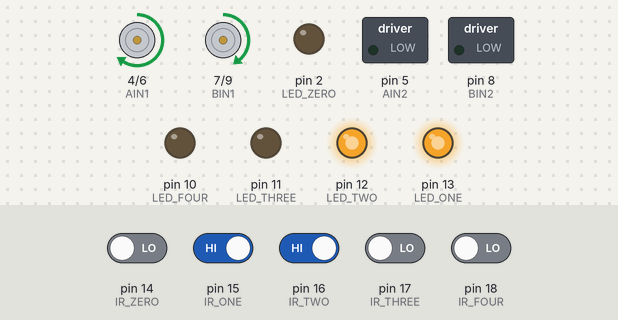
A sketch run on a simulated SparkFun Pro Micro, built with avr-gcc and run on an emulated ATmega32U4. Shown: direction and speed pins drawn as motors (green arrow = direction pin HIGH = forward, orange = LOW = backward, longer = more drive), switched loads named in the sketch (green lamp = pin HIGH), output pins drawn as LEDs (lit = HIGH). Inputs (shaded band) come from the test bench; at power-on: pin 15 (IR_ONE), pin 16 (IR_TWO) HIGH, pin 14 (IR_ZERO), pin 17 (IR_THREE), pin 18 (IR_FOUR) LOW. What the sketch prints to the serial monitor is not drawn.

Above: at 4.2 s.
4.3 s: pin 16 (IR_TWO) driven LOW
At 5.4 s:
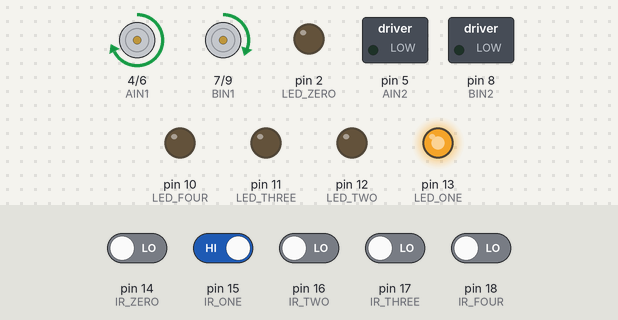
5.8 s: pin 14 (IR_ZERO) driven HIGH
At 7.0 s:
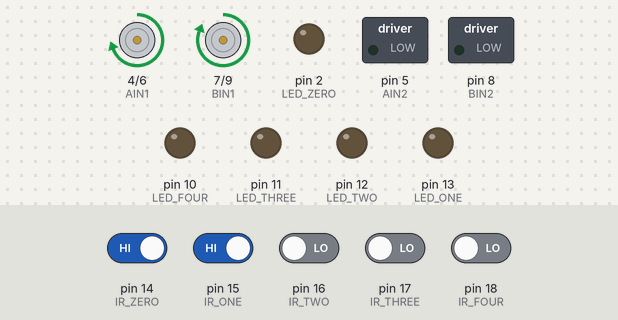
7.3 s: pin 15 (IR_ONE) driven LOW
At 8.1 s:
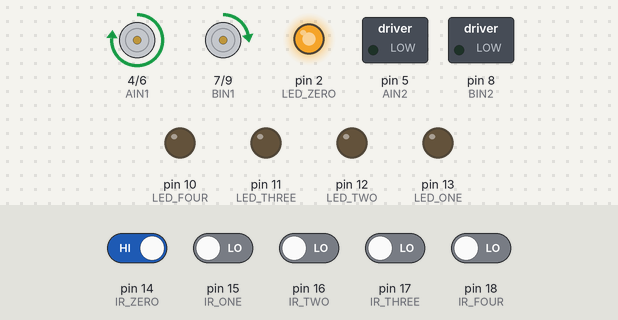
8.8 s: pin 18 (IR_FOUR) driven HIGH
At 10.0 s:
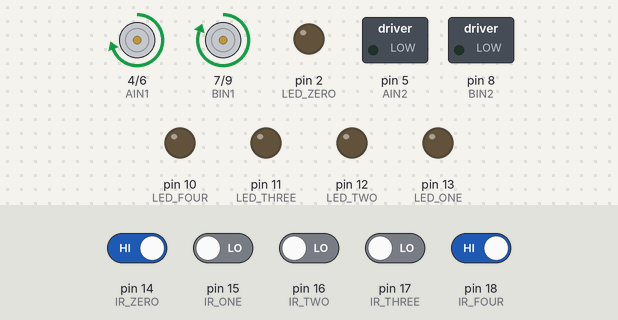
10.3 s: pin 14 (IR_ZERO) driven LOW
At 11.5 s:
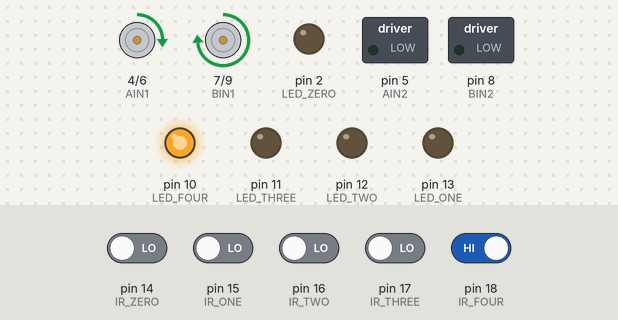
11.8 s: pin 17 (IR_THREE) driven HIGH
At 12.3 s:
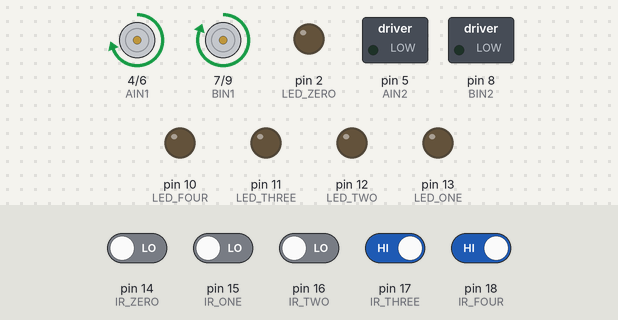
Timing chart, 0 to 14.3 s (numbered marks = the images above; inputs shaded):
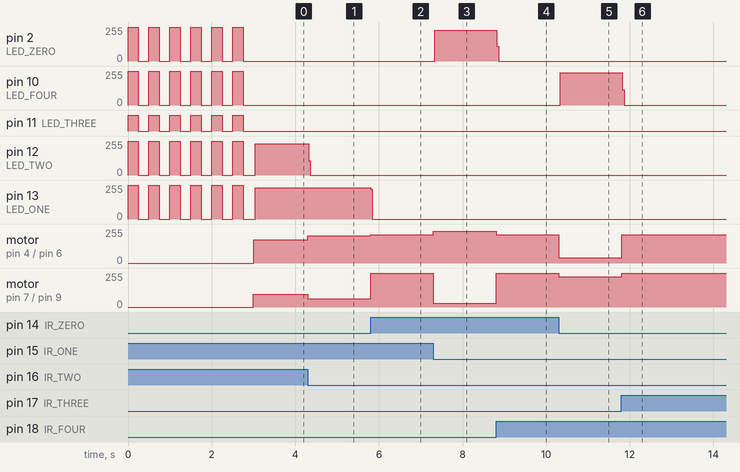

Measured:
- after the input at 4.3 s, pin 12 (LED_TWO): 234/255 → 0/255 at once; motor on pin 4 (AIN1) / pin 6 (PWMA): forward 173/255 → forward 206/255 at once; motor on pin 7 (BIN1) / pin 9 (PWMB): forward 96/255 → forward 63/255 at once
- after the input at 5.8 s, pin 13 (LED_ONE): 234/255 → 0/255 at once; motor on pin 4 (AIN1) / pin 6 (PWMA): forward 206/255 → forward 212/255 at once; motor on pin 7 (BIN1) / pin 9 (PWMB): forward 63/255 → forward 255/255 at once
- after the input at 7.3 s, pin 2 (LED_ZERO): 0/255 → 232/255 at once; motor on pin 4 (AIN1) / pin 6 (PWMA): forward 212/255 → forward 239/255 at once; motor on pin 7 (BIN1) / pin 9 (PWMB): forward 255/255 → forward 30/255 at once
- after the input at 8.8 s, pin 2 (LED_ZERO): 232/255 → 0/255 at once; motor on pin 4 (AIN1) / pin 6 (PWMA): forward 239/255 → forward 212/255 at once; motor on pin 7 (BIN1) / pin 9 (PWMB): forward 30/255 → forward 255/255 at once
- after the input at 10.3 s, pin 10 (LED_FOUR): 0/255 → 242/255 at once; motor on pin 4 (AIN1) / pin 6 (PWMA): forward 212/255 → forward 41/255 at once; motor on pin 7 (BIN1) / pin 9 (PWMB): forward 255/255 → forward 228/255 at once
- after the input at 11.8 s, pin 10 (LED_FOUR): 242/255 → 0/255 at once; motor on pin 4 (AIN1) / pin 6 (PWMA): forward 41/255 → forward 212/255 at once; motor on pin 7 (BIN1) / pin 9 (PWMB): forward 228/255 → forward 255/255 at once
- by itself, pin 12 (LED_TWO), pin 13 (LED_ONE): repeats every 0.50 s: 255/255 0.25 s, 0/255 0.25 s, until it stays 234/255 from 3.0 s

The sketch:

pidLineFollower.ino
```cpp
//////////////////////////////////////////////////////////
//  Name      : EE444 Lab 06
//  Author    : Cuong Kieu
//  Date      : December 13 2018
//  Version   : 1.0
//////////////////////////////////////////////////////////


// include libraries
#include "maze.h"
// QRE1113 Reflective Object Sensor Input to Pro Micro
#define IR_ZERO 14  // (A0)
#define IR_ONE 15  // (A1)
#define IR_TWO 16  // (A2)
#define IR_THREE 17  // (A3)
#define IR_FOUR 18  // (A4)
// LED Inputs to Pro Micro
#define LED_ZERO 2  //
#define LED_ONE 13  //
#define LED_TWO 12 //
#define LED_THREE 11 //
#define LED_FOUR 10 //
// HC-020K Double Speed Encoder
#define ENCODER_LEFT A5
// Pro Micro output to TB6612FNG Motor Driver
#define AIN1 4  // Right Motor
#define AIN2 5  //
#define PWMA 6  //
#define BIN1 7  // Left Motor
#define BIN2 8  //
#define PWMB 9  //
#define STBY 3  //

// TB6612FNG OUTPUT TO MOTOR
//-----------------------------------
// A01 -- Blue Wire of Right Motor
// A02 -- Yellow Wire of Right Motor
// B01 -- Orange Wire of Left Motor
// B02 -- Green Wire of Left Motor
//-----------------------------------

// Variables for encoder
int counter = 0;
const int rightClick = 17;
const int leftClick = 14;
const int turnAroundClick = 34;
// Initial motor speeds
const uint8_t leftInitSpeed = 129;
const uint8_t rightInitSpeed = 140;
// Variables to keep track of intersection
int numIntersection = 0;
bool intersection = 0;
// Variables for PID Control
int previousError = 0;
int PIDvalue = 0;
int error = 0;
int P = 0;
int I = 0;
int D = 0;
// Gain constants
int Kp = 33;  // proportional
int Ki = 0;  // integral
int Kd = 0;  // derivate

///////////////////////////////////////////////////// setup() /////////////////////////////////////////////////////////////
void setup()
{// Put code here to run once:
  Serial.begin (9600);  // for serial communication
  init3Dot();  // initialize all input/output pins
  motorsOn();  // sets STBY to HIGH for both motors
  blinkLed(5);
  };

///////////////////////////////////////////////////// loop() /////////////////////////////////////////////////////////////
void loop()
{ // put your main code here, to run repeatedly:
  followLine();
  //displayIrData();
  //forward();

}; // end loop
```

functions.ino
```cpp
///////////////////////////////////////////////////// INITIALIZATION /////////////////////////////////////////////////////////////
void init3Dot()
{ // Initialize 3Dot Pins
  // IR Sensor Pins
  pinMode(IR_ZERO,INPUT);
  pinMode(IR_ONE,INPUT);   //PD0
  pinMode(IR_TWO,INPUT);   //PD1
  pinMode(IR_THREE,INPUT);    //PF4
  pinMode(IR_FOUR,INPUT);    //PF5
  // LED Pins
  pinMode(LED_ZERO,OUTPUT);
  pinMode(LED_ONE,OUTPUT);
  pinMode(LED_TWO,OUTPUT);
  pinMode(LED_THREE,OUTPUT);
  pinMode(LED_FOUR,OUTPUT);
  // Encoder Pins
  pinMode(ENCODER_LEFT,INPUT);
  //Motor Driver Pins
  pinMode(AIN1,OUTPUT);   //PB5
  pinMode(AIN2,OUTPUT);  //PB6
  pinMode(PWMA,OUTPUT);   //PC6
  pinMode(BIN1,OUTPUT);   //PD4
  pinMode(BIN2,OUTPUT);   //PD7
  pinMode(PWMB,OUTPUT);   //PD6
};

///////////////////////////////////////////////////// IR SENSORS  /////////////////////////////////////////////////////////////
int * readSensor()
{ static int data[5];
  //Read in Data
  data[0] = digitalRead(IR_ZERO);
  data[1] = digitalRead(IR_ONE);
  data[2] = digitalRead(IR_TWO);
  data[3] = digitalRead(IR_THREE);
  data[4] = digitalRead(IR_FOUR);
  return data;};


void displayIrData()
{ // displays analogRead values of all 4 IR sensors via Serial Monitor
  // Read in Input from Sensors
  int * LFSensor = readSensor();
  // Display on Serial Monitor
  for(int i = 0;  i<5; i ++)
  { Serial.print("\t");
    Serial.print("Sensor ");
    Serial.print(i);
    Serial.print(": ");
    Serial.print(LFSensor[i]);
    if (i ==4)
    {Serial.print("\n"); delay(10);}
  }
}; // end displayIrData()

///////////////////////////////////////////////////// MOTOR SHAFT ENCODER  /////////////////////////////////////////////////////////////
bool readEncoderUntil (int clicks)
{  // reads encoder until a certain amount of clicks
   // for the wooden cutout 40 clicks = one full revolution
  bool sensorVal = digitalRead(ENCODER_LEFT);
  bool noChange = true;
  while (noChange)
  { bool tempVal = digitalRead(ENCODER_LEFT);
    if (tempVal != sensorVal)
    { counter +=1;
      noChange = false;
    }
  }
  //Serial.println(counter);
  if (counter == clicks)
  { counter = 0;
  return true;
  }
  else {return false;};
};


///////////////////////////////////////////////////// LEDs  /////////////////////////////////////////////////////////////
//turns on a particular led
void turnOnLed(int ledNumber)
{ switch (ledNumber)
  { case 0:
      digitalWrite(LED_ZERO,HIGH);
      break;
    case 1:
      digitalWrite(LED_ONE,HIGH);
      break;
    case 2:
      digitalWrite(LED_TWO,HIGH);
      break;
    case 3:
      digitalWrite(LED_THREE,HIGH);
      break;
    case 4:
      digitalWrite(LED_FOUR,HIGH);
      break;
    default:
      // if nothing else matches, do the default
      // default is optional
      break;
  }
};

// turns off a particular led
void turnOffLed(int ledNumber)
{ switch (ledNumber)
    {
    case 0:
      digitalWrite(LED_ZERO,LOW);
      break;
    case 1:
      digitalWrite(LED_ONE,LOW);
      break;
    case 2:
      digitalWrite(LED_TWO,LOW);
      break;
    case 3:
      digitalWrite(LED_THREE,LOW);
      break;
    case 4:
      digitalWrite(LED_FOUR,LOW);
      break;
    default:
      // if nothing else matches, do the default
      // default is optional
      break;
    }
}; // end turnOffLed();

// Blinks outer red leds indefinitely
void ledError()
{ while (true)
  { digitalWrite(LED_ZERO,HIGH);
    digitalWrite(LED_FOUR,HIGH);
    delay(100);
    digitalWrite(LED_ZERO,LOW);
    digitalWrite(LED_FOUR,LOW);
    delay(100);
  }
} // end ledError();

// turns on leds in order then turns off leds in order
void countDown(int myDelay)
{ for (int i = 0; i <= 4; i ++)
  { turnOnLed(i);
    delay(myDelay);
  }
  for (int i = 0; i <= 4; i ++)
  { turnOffLed(i);
    delay(myDelay);
  }
};

// Turns off all leds
void ledOff()
{ for (int i = 0; i <= 4; i ++) turnOffLed(i); }

//turns on all leds
void ledOn()
{ for (int i = 0; i <= 4; i ++) turnOnLed(i);  }

// blinks all leds n times
void blinkLed(int n)
{ for (int i = 0; i <= n; i ++)
  { ledOn(); delay(250);
    ledOff(); delay(250);
  }
}

///////////////////////////////////////////////////// MOTOR CONTROL  /////////////////////////////////////////////////////////////
// turns on motors
void motorsOn()
{
  digitalWrite(STBY,HIGH);
}

// turns off motors
void motorsOff()
{
  digitalWrite(STBY,LOW);
};

// Sets the right motor speed and direction
void setRightMotor(bool dir, int motorSpeed)
{ // setting speed
  motorsOn();
  analogWrite(PWMA,motorSpeed);  // x between 0-255

  // sets direction as forward
  if (dir == 1)
  {// left dir set to forward
    digitalWrite(AIN1,HIGH);
    digitalWrite(AIN2,LOW);
  }

  // sets direction to reverse
  else if (dir == 0)
  {
    digitalWrite(AIN1,LOW);
    digitalWrite(AIN2,HIGH);
  }
  else
  ledError();
};

// Sets the left motor speed and direction
void setLeftMotor(bool dir, int motorSpeed)
{// Sets the speed of the
  motorsOn();
  analogWrite(PWMB,motorSpeed);  // x between 0-255
  // sets direction as forward for left motor
  if (dir == 1)
  {// sets direction as forward for right motor
    digitalWrite(BIN1,HIGH);
    digitalWrite(BIN2,LOW);
  }
  else if (dir == 0)
  {// sets direction as forwoard for right motor
    digitalWrite(BIN1,LOW);
    digitalWrite(BIN2,HIGH);
  }
  else
  ledError();
};

// moving forward
void forward()
{
  motorsOn();
  setRightMotor(1,rightInitSpeed);
  setLeftMotor(1,leftInitSpeed);
};

// stops motor
void brake()
{
  motorsOff();
};

// moves up a little
void stepUp()
{
  motorsOn();
  setRightMotor(1,rightInitSpeed);
  setLeftMotor(1,leftInitSpeed);
  delay(350);
  motorsOff();
};

// Turn left using Encoder
void turnLeft()
{
  setRightMotor(1,rightInitSpeed-10);
  setLeftMotor(0,leftInitSpeed-10);
  motorsOn();
  while (true){
  bool clicksTrue = readEncoderUntil(leftClick);
  if (clicksTrue)
  {brake();
  break;}
  };
}

//Turn right using Encoder
void turnRight()
{
  setRightMotor(0,rightInitSpeed-10);
  setLeftMotor(1,leftInitSpeed-10);
  motorsOn();
  while (true){
  bool clicksTrue = readEncoderUntil(rightClick);
  if (clicksTrue)
  {brake();
  break;}
  };
}

// turns around in CW direction
void turnAround()
{
  setRightMotor(0,rightInitSpeed-10);
  setLeftMotor(1,leftInitSpeed-10);
  motorsOn();
  while (true){
  bool clicksTrue = readEncoderUntil(turnAroundClick);
  if (clicksTrue)
  {brake();
  break;}
  };
}

///////////////////////////////////////////////////// PID  /////////////////////////////////////////////////////////////
//return error
int returnError(int LFSensor[5] )
{ int err;
    //Only far right sensor is on black
  if((LFSensor[0]== 0 )&&(LFSensor[1]== 0 )&&(LFSensor[2]== 0 )&&(LFSensor[3]== 0 )&&(LFSensor[4]== 1 ))
  { err = -3;
    //turn on equivalent led
    turnOnLed(4);}

  //Only inner right sensor is on black
  else if((LFSensor[0]== 0 )&&(LFSensor[1]== 0 )&&(LFSensor[2]== 0 )&&(LFSensor[3]== 1 )&&(LFSensor[4]== 0 ))
  { err = -2;
    turnOnLed(3);}

  // Middle and inner right sensor is on black
  else if((LFSensor[0]== 0 )&&(LFSensor[1]== 0 )&&(LFSensor[2]== 1 )&&(LFSensor[3]== 1 )&&(LFSensor[4]== 0 ))
  { err = -1;
    turnOnLed(2);
    turnOnLed(3);}

  //Only middle sensor is on black
  else if((LFSensor[0]== 0 )&&(LFSensor[1]== 0 )&&(LFSensor[2]== 1 )&&(LFSensor[3]== 0 )&&(LFSensor[4]== 0 ))
  { err = 0;
    turnOnLed(2);}

  // Middle and inner left sensor is on black
  else if((LFSensor[0]== 0 )&&(LFSensor[1]== 1 )&&(LFSensor[2]== 1 )&&(LFSensor[3]== 0 )&&(LFSensor[4]== 0 ))
  { err = 1;
    turnOnLed(1);
    turnOnLed(2);}

  // Inner left sensor is on black
  else if((LFSensor[0]== 0 )&&(LFSensor[1]== 1 )&&(LFSensor[2]== 0 )&&(LFSensor[3]== 0 )&&(LFSensor[4]== 0 ))
  { err = 2;
    turnOnLed(1);}

  // Only outer left is on black
  else if((LFSensor[0]== 1 )&&(LFSensor[1]== 0 )&&(LFSensor[2]== 0 )&&(LFSensor[3]== 0 )&&(LFSensor[4]== 0 ))
  { err = 3;
    turnOnLed(0);}

  // INTERSECTION (All sensors are on black)
  else if((LFSensor[0]== 1 )&&(LFSensor[1]== 1 )&&(LFSensor[2]== 1 )&&(LFSensor[3]== 1 )&&(LFSensor[4]== 1 ))
  { intersection = true;
    err = 0;
    turnOnLed(4);
    turnOnLed(0);}
  // Return error
  return err;}

//calculates and returns PID error
int calcPID(int error, int previousError)
{
  P = error;
  I= I + error;
  D = error-previousError;
  int pid = (Kp*P) + (Ki*I) + (Kd*D);
  return pid;
};

// set motor speed based on PID error
void setLeftRightSpeed(int PIDval)
{ int rightSpeed = rightInitSpeed + PIDval;
  int leftSpeed = leftInitSpeed - PIDvalue;
//  Serial.print("rightSpeed: ") ;
//  Serial.print(rightSpeed);
//  Serial.print("\n");
//  Serial.print("leftSpeed: ") ;
//  Serial.print(leftSpeed);
//  Serial.print("\n");
  setLeftMotor(1,leftSpeed);
  setRightMotor(1,rightSpeed); };

// increments intersection after intersection is detected
void countIntersection()
{ while (intersection)
  { forward();  // Should you delete this line of code?
    if (!(digitalRead(IR_ZERO) && digitalRead(IR_FOUR)))
    { numIntersection+=1;  // put in return error code?
      break;
    }
  }
}

// follows straight line
void followLine()
{ //Read Sensor
  int * LFSensor = readSensor();
  //Error for PID
  error = returnError(LFSensor);
  // PID Calculation
  PIDvalue = calcPID(error, previousError);
  previousError = error;
  // Set motor speeds based on error
  Serial.print("PIDValue: ");
  Serial.print(PIDvalue);
  Serial.print("\n");
  setLeftRightSpeed(PIDvalue);
  // Turn off all leds
  ledOff();
};//end followLine()
```

navigateMaze.ino
```cpp
//
//static MyRobot robot{0x03,0x00,0x00,0x00,0x13,0x00};
//  int * LFSensor = readSensor();
//
//  //Error for PID
//  error = returnError(LFSensor);
//
//  // Intersection
//  if (intersection)
//  {
//    // updates numIntersection
//    countIntersection();
//    // updates turn
//    robot.turn = pgm_read_byte_near(turn_map + numIntersection);
//    //updates dir
//    robot.dir = turnInMaze(robot.dir, robot.turn);
//    // physical turning
//    switch (robot.turn)
//    {
//    case 0x00:
//      forward();
//      break;
//    case 0x01:
//      // statements
//      stepUp();
//      turnRight();
//      break;
//    case 0x02:
//      // statements
//      stepUp();
//      turnLeft();
//      break;
//    case 0x03:
//      // statements
//      turnAround();
//      break;
//    } //end switch
//    // updates new coordinates
//    robot.maze =  stepInMaze (robot.dir, robot.maze);
//    // updates room
//    robot.room = roomInMaze(robot.maze);
//    // no more intersection
//    intersection = false;
//  } // end if
//
// // PID Calculation
// PIDvalue = calcPID(error, previousError);
// previousError = error;
// // Set motor speeds based on error
// setLeftRightSpeed(PIDvalue);
// // Turn off all leds
// ledOff();
```

virtual_instr.ino
```cpp
uint8_t turnInMaze(uint8_t dir, uint8_t turn)
{
  uint8_t index = (turn << 2) + dir;
  uint8_t curr_dir = pgm_read_byte_near(turn_table + index);
  return curr_dir;
}  //end turnInMaze


// Compass  S    E    W    N
// dir     00   01   10   11
Coord stepInMaze (uint8_t dir, Coord stepp)
{//updates new row and column
  switch (dir) {
    case 0x00: // south
      // increment row by 1
      stepp.row += 1;
      break;

    case 0x01:  // east
        // increment column
        stepp.col += 1;
      break;

    case 0x02:  // west
      //do something when var equals 1
      stepp.col -= 1;
      break;

    case 0x03:  // north
      //do something when var equals 2
      stepp.row -= 1;
      break;
    default:
      // if nothing else matches, do the default
      // default is optional
      break;
  }
  return stepp; //returns Coord Ojbect
}


uint8_t roomInMaze(Coord stepp)
{
  //returns room value in theMaze[] based on colunm robot.maze (Coord object)
  uint16_t index = 21*(stepp.row) + (stepp.col);
  uint8_t roomValue = pgm_read_byte_near(theMaze + index);
  return roomValue;
}
```

whichWay.ino
```cpp
//hitWall – checks if the path in front of the robot is clear
boolean hitWall(uint8_t dir, uint8_t room)
{
  switch(dir){ // a numerical variable of positive values
  case 0x00:  // south
    return (room & 0x11)& 0x08; //comparing room to 1000
    break;
  case 0x01: // east
    // Do something here…
    return (room & 0x11)& 0x02;  //comparing room to 0010
    break;
  case 0x02:  // west
    // Do something here…
    return (room & 0x11)& 0x04;  //comparing room to 0100
    break;
  case 0x03:  // north
    // Do something here…
    return (room & 0x11)& 0x01;  //comparing room to 0001
    break;
  // Add more cases as necessary
  default: // Catches all non-defined cases
    // All cases must be defined, or default case included
    // to avoid error)
    break;
    }
};  // end hitWall

//leftPaw – checks if the path to the left of the robot is clear
boolean leftWall(uint8_t dir, uint8_t room)
{
  switch(dir){ // a numerical variable of positive values
  case 0x00:  // south
    return (room & 0x11)& 0x02; //comparing room to 0010
    break;
  case 0x01: // east
    // Do something here…
    return (room & 0x11)& 0x01;  //comparing room to 0001
    break;
  case 0x02:  // west
    // Do something here…
    return (room & 0x11)& 0x08;  //comparing room to 1000
    break;
  case 0x03:  // north
    // Do something here…
    return (room & 0x11)& 0x04;  //comparing room to 0100
    break;
  // Add more cases as necessary
  default: // Catches all non-defined cases
    // All cases must be defined, or default case included
    // to avoid error)
    break;
    }
};  // end leftPaw

//rightPaw – checks if the path to the right of the robot is clear
boolean rightWall(uint8_t dir, uint8_t room)
{
  switch(dir){ // a numerical variable of positive values
  case 0x00:  // south
    return (room & 0x11)& 0x04; //comparing room to 0100
    break;
  case 0x01: // east
    // Do something here…
    return (room & 0x11)& 0x08;  //comparing room to 1000
    break;
  case 0x02:  // west
    // Do something here…
    return (room & 0x11)& 0x01;  //comparing room to 0010
    break;
  case 0x03:  // north
    // Do something here…
    return (room & 0x11)& 0x02;  //comparing room to 0010
    break;
  // Add more cases as necessary
  default: // Catches all non-defined cases
    // All cases must be defined, or default case included
    // to avoid error)
    break;
    }
};  // end rightPaw


//inForest – checks if the robot is still in the maze

boolean inForest ( Coord stepp)
{
  if ((stepp.row == 0xFF) && (stepp.col = 0x14))
  return true;
  else return false;
}


//whichWay – translates room code into intersection type and then return turning action
uint8_t whichWay(uint8_t dir, uint8_t room)
{
  boolean front = hitWall(dir, room);
  boolean leftt = leftWall(dir, room);
  boolean rightt = rightWall(dir, room);
  uint8_t roomType =  ((front << 2) + (leftt << 1) + rightt); //<-- Prelab Question

  switch(roomType)
  {
    case 0x00:
    //4-way intersection (All directions open)
      return 0x00; // Define turning action
    // Add additional cases for every type of intersection
    case 0x01: // front blocked
      return 0x01; //turn right, left, or around
    case 0x02:  // right side blocked
      return 0x00;  //no turn, turn left, or turn around
    case 0x03: // right corner
      return 0x02; // left turn only
    case 0x04: //left side blocked
      return 0x00; //no turn, turn right, or turn around
    case 0x05:  //left-corner
      return 0x01; // turn right
    case 0x06: //Hallway
      return 0x00; // no turn
    case 0x07:  // Dead-end
      return 0x03;  // turn around only
  }
}
```

Source omitted: maze.h (data table, 3394 bytes)
